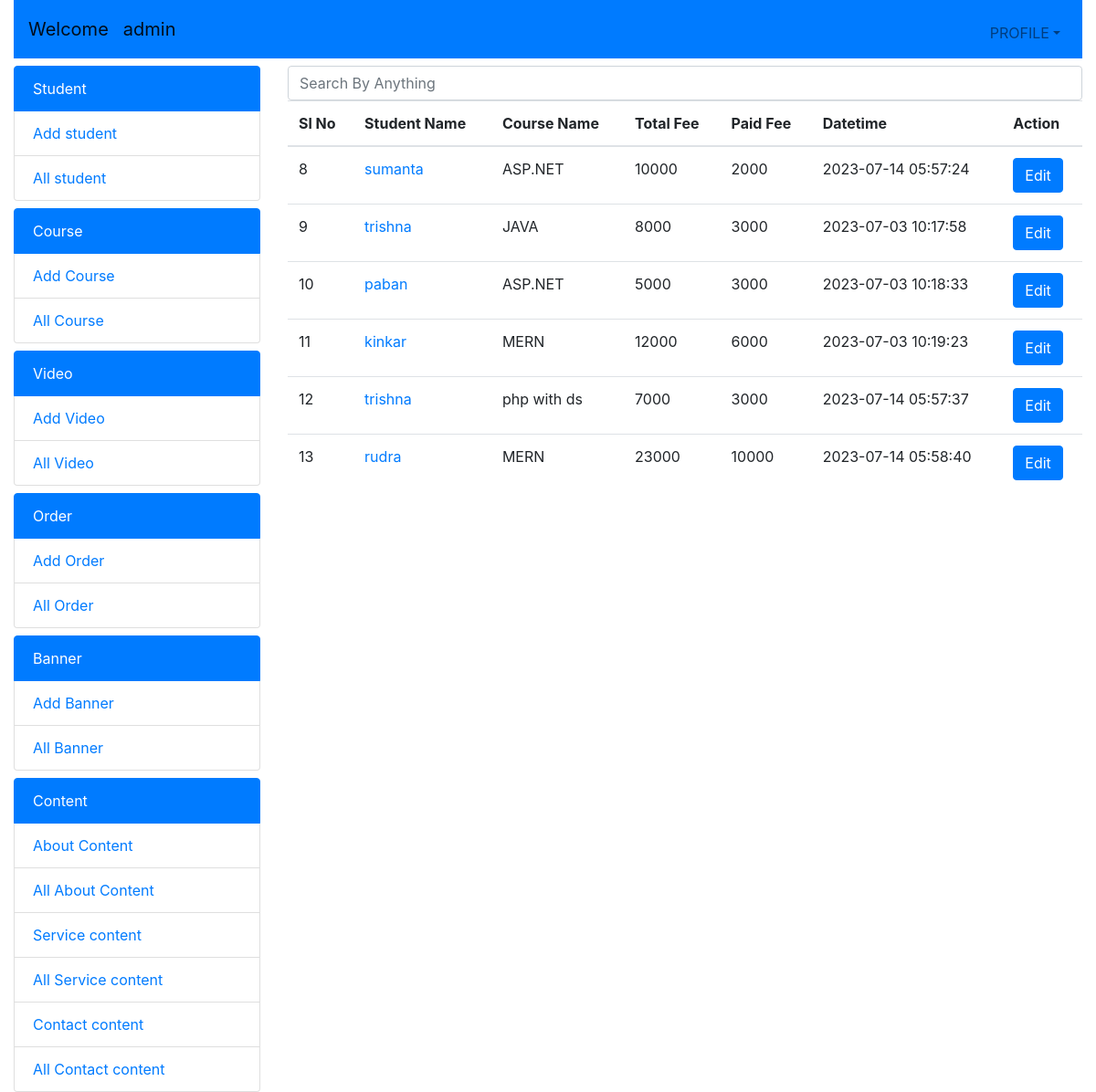
/rupa/allorder.php (signed in), run on the app's committed database.
### tables this page shows
CREATE TABLE `myorder` (
  `id` int(11) NOT NULL,
  `sid` varchar(30) NOT NULL,
  `cid` varchar(30) NOT NULL,
  `tfee` int(11) NOT NULL,
  `pfee` int(11) NOT NULL,
  `orddate` timestamp NOT NULL DEFAULT current_timestamp() ON UPDATE current_timestamp()
);

CREATE TABLE `student` (
  `id` int(11) NOT NULL,
  `name` varchar(30) NOT NULL,
  `email` varchar(30) NOT NULL,
  `phone` varchar(15) NOT NULL,
  `password` varchar(15) NOT NULL,
  `gender` varchar(10) NOT NULL,
  `nationality` varchar(15) NOT NULL,
  `image` varchar(200) NOT NULL,
  `college` varchar(10) NOT NULL,
  `sem` varchar(10) NOT NULL,
  `department` varchar(15) NOT NULL,
  `date` timestamp NOT NULL DEFAULT current_timestamp() ON UPDATE current_timestamp()
);

CREATE TABLE `course` (
  `id` int(11) NOT NULL,
  `name` varchar(30) NOT NULL,
  `img` varchar(255) NOT NULL,
  `duration` varchar(30) NOT NULL,
  `fee` int(11) NOT NULL
);

### rupa/allorder.php (the view, shortened to what this page needs)
<?php
  include("include/config.php")
  ?>
  <?php
    $q2="select * from `myorder`";
    $e2=mysqli_query($conn,$q2);
    ?>
<!doctype html>
<html lang="en">
  <head>
    <link rel="stylesheet" href="https://stackpath.bootstrapcdn.com/bootstrap/4.3.1/css/bootstrap.min.css">
  </head>
  <body>
    <div class="container-fluid">
    <?php include("include/header.php"); ?>
      <div class="row">
      <?php include("include/navbar.php"); ?>
        <div class="col-lg-9">
              <input type="text"
                class="form-control mt-2" name="myinput" id="myinput" aria-describedby="helpId" placeholder="Search By Anything">
        <table class="table">
            <thead>
              <tr>
                <th>Sl No</th>
                <th>Student Name</th>
                <th>Course Name</th>
                <th>Total Fee</th>
                <th>Paid Fee</th>
                <th>Datetime</th>
                <th>Action</th>
              </tr>
            </thead>
            <tbody id="mytable">
               <?php
                 while($res=mysqli_fetch_row($e2))
                 {
                  $q3="select * from `course` where `id`='$res[2]'";
                  $e3=mysqli_query($conn,$q3);
                  $res3=mysqli_fetch_row($e3);
                  $q4="select * from `student` where `id`='$res[1]'";
                  $e4=mysqli_query($conn,$q4);
                  $res4=mysqli_fetch_row($e4);
               ?>
              <tr>
                <td scope="row"><?php echo "$res[0]"; ?></td>
                <td><a href="partpayment.php?id=<?php echo "$res[0]"; ?>"><?php echo "$res4[1]"; ?></a></td>
                <td><?php echo "$res3[1]"; ?></td>
                <td><?php echo "$res[3]"; ?></td>
                <td><?php echo "$res[4]"; ?></td>
                <td><?php echo "$res[5]"; ?></td>
                <td>
                   <a name="" id="" class="btn btn-primary" href="editorder.php?id=<?php echo "$res[0]"; ?>" role="button">Edit</a>
                 </td>
             </tr>
             <?php
                 }
             ?>
            </tbody>
          </table>
        </div>
      </div>
    </div>
     <?php include("include/footer.php") ?>

### data on the page
myorder: id "8", student.name "sumanta", course.name "ASP.NET", tfee "10000", pfee "2000", orddate "2023-07-14 05:57:24"
myorder: id "9", student.name "trishna", course.name "JAVA", tfee "8000", pfee "3000", orddate "2023-07-03 10:17:58"
myorder: id "10", student.name "paban", course.name "ASP.NET", tfee "5000", pfee "3000", orddate "2023-07-03 10:18:33"
myorder: id "11", student.name "kinkar", course.name "MERN", tfee "12000", pfee "6000", orddate "2023-07-03 10:19:23"
myorder: id "12", student.name "trishna", course.name "php with ds", tfee "7000", pfee "3000", orddate "2023-07-14 05:57:37"
myorder: id "13", student.name "rudra", course.name "MERN", tfee "23000", pfee "10000", orddate "2023-07-14 05:58:40"

### other printed values
$_SESSION['adm'] "admin"
